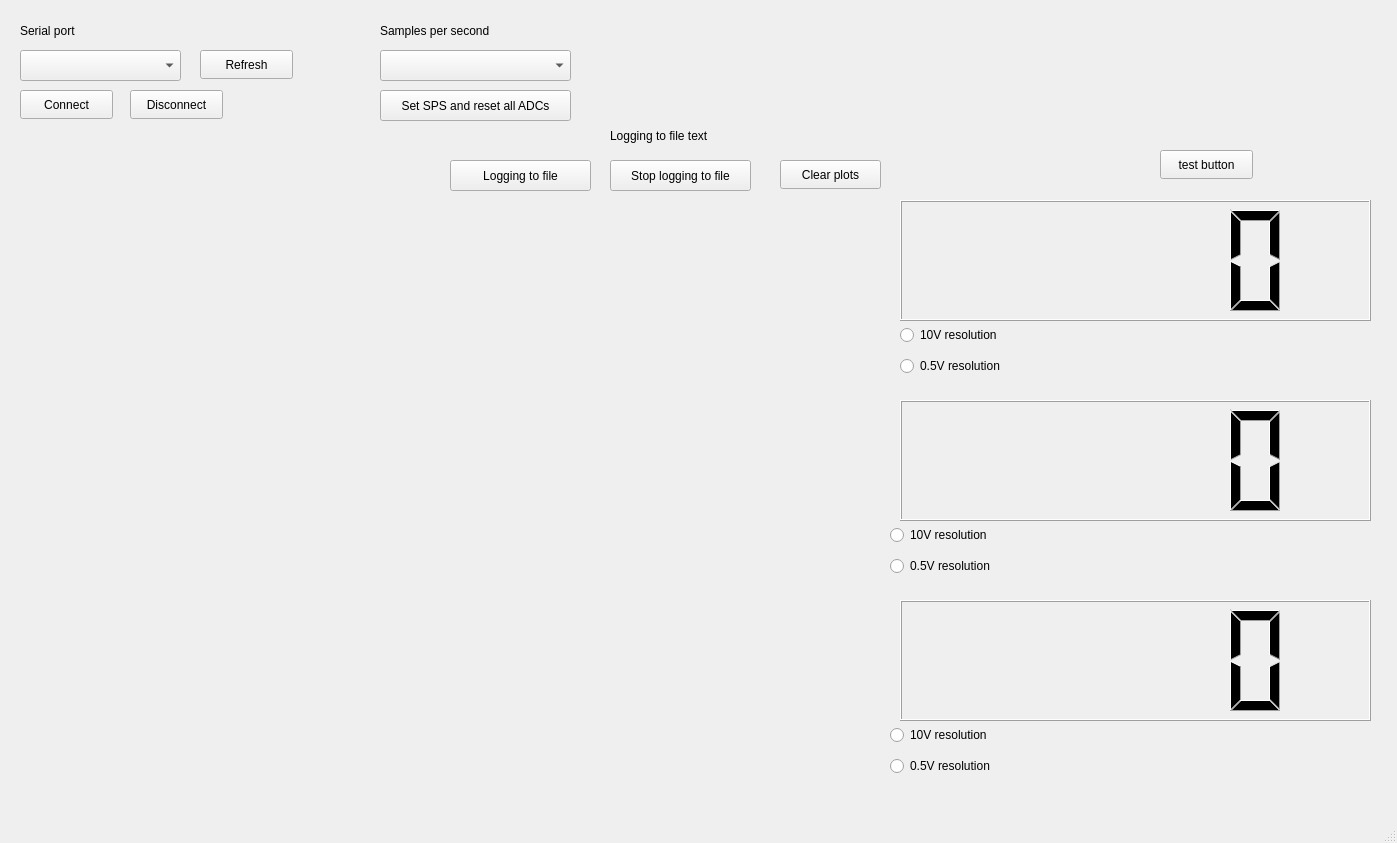
<?xml version="1.0" encoding="UTF-8"?>
<ui version="4.0">
 <class>customPlotProject</class>
 <widget class="QMainWindow" name="customPlotProject">
  <property name="geometry">
   <rect>
    <x>0</x>
    <y>0</y>
    <width>1397</width>
    <height>843</height>
   </rect>
  </property>
  <property name="windowTitle">
   <string>customPlotProject</string>
  </property>
  <property name="toolButtonStyle">
   <enum>Qt::ToolButtonIconOnly</enum>
  </property>
  <property name="tabShape">
   <enum>QTabWidget::Rounded</enum>
  </property>
  <widget class="QWidget" name="centralwidget">
   <widget class="QCustomPlot" name="customPlot1" native="true">
    <property name="geometry">
     <rect>
      <x>20</x>
      <y>200</y>
      <width>861</width>
      <height>181</height>
     </rect>
    </property>
   </widget>
   <widget class="QLabel" name="label">
    <property name="geometry">
     <rect>
      <x>20</x>
      <y>20</y>
      <width>91</width>
      <height>21</height>
     </rect>
    </property>
    <property name="text">
     <string>Serial port</string>
    </property>
   </widget>
   <widget class="QComboBox" name="SerialPlot1Port">
    <property name="geometry">
     <rect>
      <x>20</x>
      <y>50</y>
      <width>161</width>
      <height>31</height>
     </rect>
    </property>
   </widget>
   <widget class="QPushButton" name="SerialPort1Connect">
    <property name="geometry">
     <rect>
      <x>20</x>
      <y>90</y>
      <width>93</width>
      <height>29</height>
     </rect>
    </property>
    <property name="text">
     <string>Connect</string>
    </property>
   </widget>
   <widget class="QCustomPlot" name="customPlot2" native="true">
    <property name="geometry">
     <rect>
      <x>20</x>
      <y>400</y>
      <width>861</width>
      <height>181</height>
     </rect>
    </property>
   </widget>
   <widget class="QCustomPlot" name="customPlot3" native="true">
    <property name="geometry">
     <rect>
      <x>20</x>
      <y>600</y>
      <width>861</width>
      <height>181</height>
     </rect>
    </property>
   </widget>
   <widget class="QComboBox" name="list_samplesPerSecond">
    <property name="geometry">
     <rect>
      <x>380</x>
      <y>50</y>
      <width>191</width>
      <height>31</height>
     </rect>
    </property>
   </widget>
   <widget class="QPushButton" name="button_setSPS">
    <property name="geometry">
     <rect>
      <x>380</x>
      <y>90</y>
      <width>191</width>
      <height>31</height>
     </rect>
    </property>
    <property name="text">
     <string>Set SPS and reset all ADCs</string>
    </property>
   </widget>
   <widget class="QLabel" name="pictureLabel">
    <property name="geometry">
     <rect>
      <x>870</x>
      <y>30</y>
      <width>371</width>
      <height>41</height>
     </rect>
    </property>
    <property name="text">
     <string/>
    </property>
   </widget>
   <widget class="QPushButton" name="button_logToFile">
    <property name="geometry">
     <rect>
      <x>450</x>
      <y>160</y>
      <width>141</width>
      <height>31</height>
     </rect>
    </property>
    <property name="text">
     <string>Logging to file</string>
    </property>
   </widget>
   <widget class="QPushButton" name="SerialPort1Refresh">
    <property name="geometry">
     <rect>
      <x>200</x>
      <y>50</y>
      <width>93</width>
      <height>29</height>
     </rect>
    </property>
    <property name="text">
     <string>Refresh</string>
    </property>
   </widget>
   <widget class="QPushButton" name="SerialPort1Disconnect">
    <property name="geometry">
     <rect>
      <x>130</x>
      <y>90</y>
      <width>93</width>
      <height>29</height>
     </rect>
    </property>
    <property name="text">
     <string>Disconnect</string>
    </property>
   </widget>
   <widget class="QPushButton" name="button_clearPlots">
    <property name="geometry">
     <rect>
      <x>780</x>
      <y>160</y>
      <width>101</width>
      <height>29</height>
     </rect>
    </property>
    <property name="text">
     <string>Clear plots</string>
    </property>
   </widget>
   <widget class="QLCDNumber" name="lcdNumberY">
    <property name="geometry">
     <rect>
      <x>900</x>
      <y>400</y>
      <width>471</width>
      <height>121</height>
     </rect>
    </property>
   </widget>
   <widget class="QLCDNumber" name="lcdNumberZ">
    <property name="geometry">
     <rect>
      <x>900</x>
      <y>600</y>
      <width>471</width>
      <height>121</height>
     </rect>
    </property>
   </widget>
   <widget class="QLCDNumber" name="lcdNumberX">
    <property name="geometry">
     <rect>
      <x>900</x>
      <y>200</y>
      <width>471</width>
      <height>121</height>
     </rect>
    </property>
   </widget>
   <widget class="QLabel" name="label_2">
    <property name="geometry">
     <rect>
      <x>380</x>
      <y>20</y>
      <width>191</width>
      <height>21</height>
     </rect>
    </property>
    <property name="text">
     <string>Samples per second</string>
    </property>
   </widget>
   <widget class="QPushButton" name="testButton">
    <property name="geometry">
     <rect>
      <x>1160</x>
      <y>150</y>
      <width>93</width>
      <height>29</height>
     </rect>
    </property>
    <property name="text">
     <string>test button</string>
    </property>
   </widget>
   <widget class="QWidget" name="verticalLayoutWidget">
    <property name="geometry">
     <rect>
      <x>900</x>
      <y>320</y>
      <width>161</width>
      <height>61</height>
     </rect>
    </property>
    <layout class="QVBoxLayout" name="verticalLayout">
     <item>
      <widget class="QRadioButton" name="resolution_10V_X">
       <property name="text">
        <string>10V resolution</string>
       </property>
      </widget>
     </item>
     <item>
      <widget class="QRadioButton" name="resolution_05V_X">
       <property name="text">
        <string>0.5V resolution</string>
       </property>
      </widget>
     </item>
    </layout>
   </widget>
   <widget class="QWidget" name="verticalLayoutWidget_2">
    <property name="geometry">
     <rect>
      <x>890</x>
      <y>520</y>
      <width>151</width>
      <height>61</height>
     </rect>
    </property>
    <layout class="QVBoxLayout" name="verticalLayout2">
     <item>
      <widget class="QRadioButton" name="resolution_10V_Y">
       <property name="text">
        <string>10V resolution</string>
       </property>
      </widget>
     </item>
     <item>
      <widget class="QRadioButton" name="resolution_05V_Y">
       <property name="text">
        <string>0.5V resolution</string>
       </property>
      </widget>
     </item>
    </layout>
   </widget>
   <widget class="QWidget" name="layoutWidget">
    <property name="geometry">
     <rect>
      <x>890</x>
      <y>720</y>
      <width>151</width>
      <height>61</height>
     </rect>
    </property>
    <layout class="QVBoxLayout" name="verticalLayout3">
     <item>
      <widget class="QRadioButton" name="resolution_10V_Z">
       <property name="text">
        <string>10V resolution</string>
       </property>
      </widget>
     </item>
     <item>
      <widget class="QRadioButton" name="resolution_05V_Z">
       <property name="text">
        <string>0.5V resolution</string>
       </property>
      </widget>
     </item>
    </layout>
   </widget>
   <widget class="QPushButton" name="button_stopLogToFile">
    <property name="geometry">
     <rect>
      <x>610</x>
      <y>160</y>
      <width>141</width>
      <height>31</height>
     </rect>
    </property>
    <property name="text">
     <string>Stop logging to file</string>
    </property>
   </widget>
   <widget class="QLabel" name="loggingToFileText">
    <property name="geometry">
     <rect>
      <x>610</x>
      <y>120</y>
      <width>271</width>
      <height>31</height>
     </rect>
    </property>
    <property name="text">
     <string>Logging to file text</string>
    </property>
   </widget>
  </widget>
  <widget class="QMenuBar" name="menubar">
   <property name="geometry">
    <rect>
     <x>0</x>
     <y>0</y>
     <width>1397</width>
     <height>22</height>
    </rect>
   </property>
  </widget>
  <widget class="QStatusBar" name="statusbar"/>
 </widget>
 <customwidgets>
  <customwidget>
   <class>QCustomPlot</class>
   <extends>QWidget</extends>
   <header>qcustomplot.h</header>
   <container>1</container>
  </customwidget>
 </customwidgets>
 <resources/>
 <connections/>
</ui>
